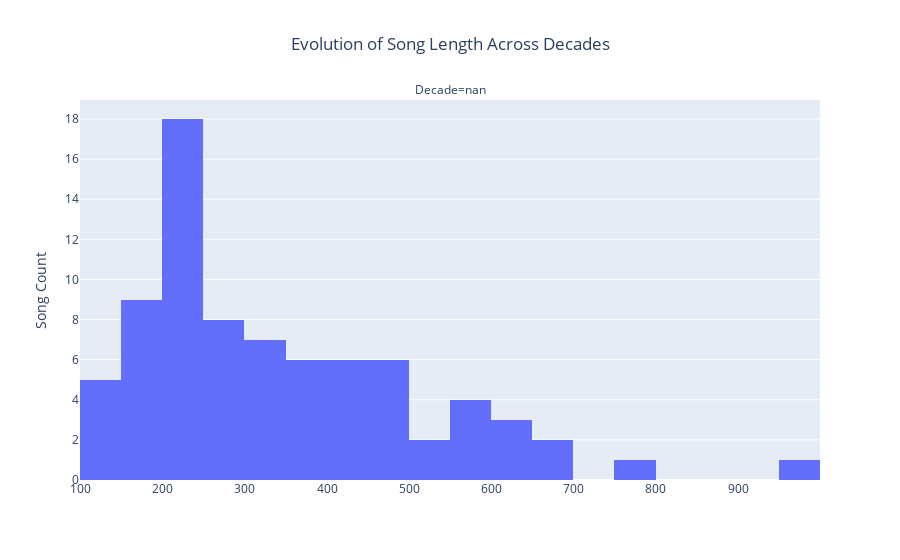

Notebook code cell kept with this figure:
### Code cell
import matplotlib.pyplot as plt
import seaborn as sns
import pandas as pd
import numpy as np
import plotly.express as px

# Convert 'Decade' to a categorical type with specific order
decade_order = [
    "Late 1940s", "Early 1950s", "Late 1950s", "Early 1960s", "Late 1960s",
    "Early 1970s", "Late 1970s", "Early 1980s", "Late 1980s"
]
full_word_count_decade['Decade'] = pd.Categorical(full_word_count_decade['Decade'], categories=decade_order, ordered=True)

# Convert to an interactive plot using Plotly
fig = px.histogram(
    full_word_count_decade, 
    x="num_words", 
    facet_col="Decade", 
    facet_col_wrap=3, 
    color="Song_c", 
    nbins=30, 
    title="Evolution of Song Length Across Decades"
)
fig.update_layout(
    xaxis_title=None, 
    yaxis_title="Song Count", 
    title_x=0.5, 
    showlegend=False
)
fig.show()

### Figure 1 — Plotly figure (JSON) as saved in the notebook; plotly's stock layout.template omitted (floating-point values rounded to 4 significant figures)
{"data": [{"alignmentgroup": "True", "bingroup": "x", "hovertemplate": "Song_c=1<br>Decade=nan<br>num_words=%{x}<br>count=%{y}<extra></extra>", "legendgroup": "1", "marker": {"color": "#636efa", "pattern": {"shape": ""}}, "name": "1", "nbinsx": 30, "offsetgroup": "1", "orientation": "v", "showlegend": true, "type": "histogram", "x": [460, 378, 574, 160, 211, 600, 212, 212, 255, 152, 755, 574, 127, 420, 640, 172, 192, 208, 332, 414, 575, 452, 402, 288, 448, 246, 402, 290, 138, 315, 169, 514, 237, 123, 582, 217, 204, 213, 206, 482, 442, 462, 214, 538, 672, 992, 227, 374, 347, 217, 226, 488, 320, 280, 696, 334, 192, 192, 258, 358, 164, 283, 191, 468, 225, 124, 612, 310, 226, 370, 298, 366, 392, 310, 230, 246, 262, 131], "xaxis": "x", "yaxis": "y"}], "layout": {"annotations": [{"font": {}, "showarrow": false, "text": "Decade=nan", "x": 0.5, "xanchor": "center", "xref": "paper", "y": 1, "yanchor": "bottom", "yref": "paper"}], "barmode": "relative", "legend": {"title": {"text": "Song_c"}, "tracegroupgap": 0}, "showlegend": false, "title": {"text": "Evolution of Song Length Across Decades", "x": 0.5}, "xaxis": {"anchor": "y", "domain": [0, 1], "title": {}}, "yaxis": {"anchor": "x", "domain": [0, 1], "title": {"text": "Song Count"}}}}
